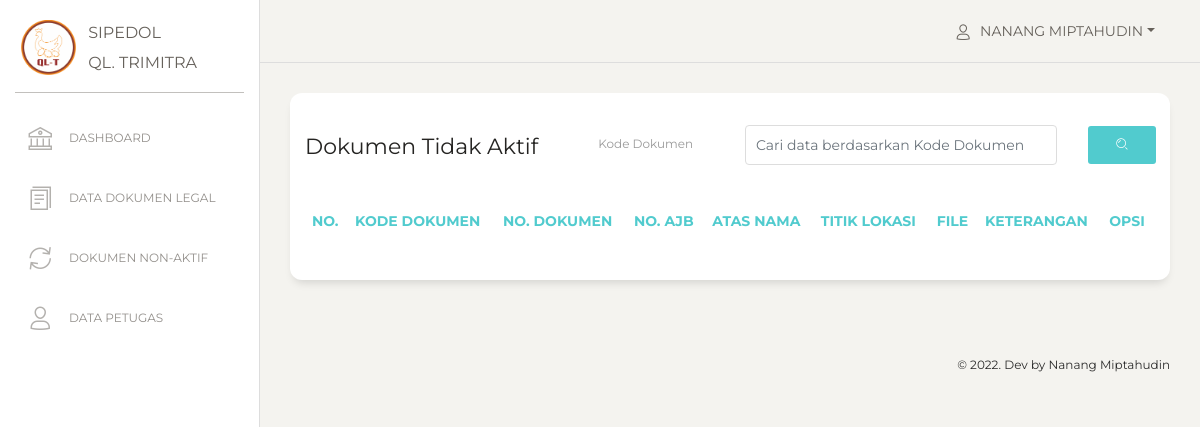
Before: /view_legal/legal_non_aktif.php (signed in) with the older database file.
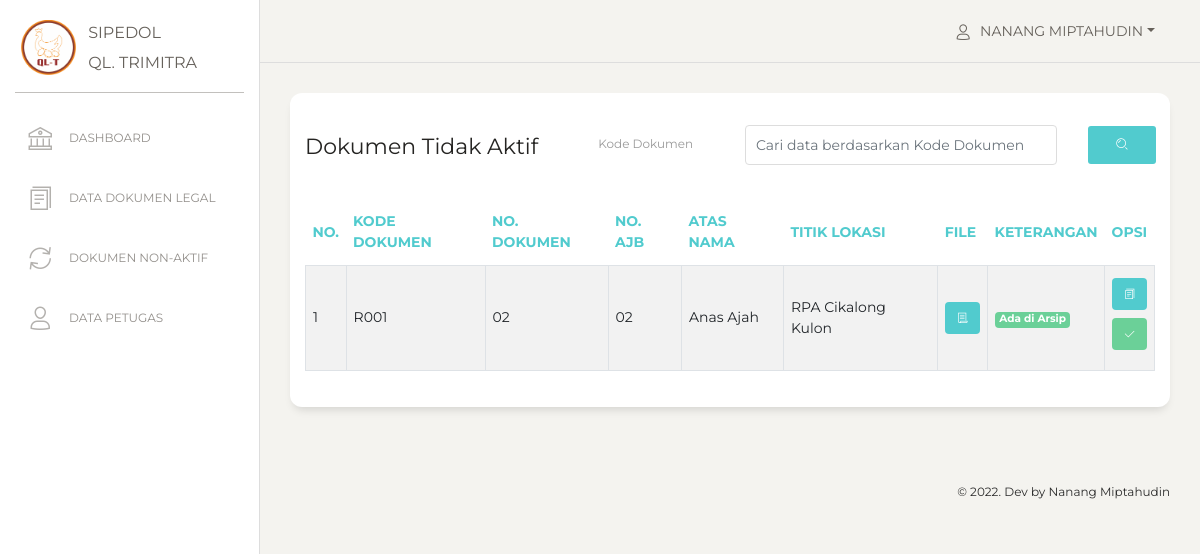
After: the same page with the newer database file.
### tables this page shows
CREATE TABLE `users` (
  `id` int(11) NOT NULL,
  `nama` varchar(255) NOT NULL,
  `email` varchar(255) NOT NULL,
  `username` varchar(255) NOT NULL,
  `password` varchar(255) NOT NULL,
  `role_id` int(11) NOT NULL,
  `date_created` date NOT NULL,
  `is_active` int(11) NOT NULL
);

CREATE TABLE `data_legal` (
  `id_legal` int(11) NOT NULL,
  `kode_dokumen` varchar(100) NOT NULL,
  `no_dokumen` varchar(100) NOT NULL,
  `no_hgb` varchar(100) NOT NULL,
  `no_ajb` varchar(100) NOT NULL,
  `luas_tanah` int(11) NOT NULL,
  `atas_nama` varchar(100) NOT NULL,
  `no_kuasa` varchar(100) NOT NULL,
  `titik_lokasi` int(11) NOT NULL,
  `file` varchar(255) NOT NULL,
  `status_dokumen` int(11) NOT NULL,
  `keterangan` varchar(256) NOT NULL,
  `date_created` date NOT NULL,
  `is_active` int(1) NOT NULL
);

CREATE TABLE `titik_lokasi` (
  `id_titik_lokasi` int(11) NOT NULL,
  `lokasi` varchar(100) NOT NULL,
  `date_created` date NOT NULL
);

CREATE TABLE `status_dokumen` (
  `id_status_dokumen` int(11) NOT NULL,
  `status` varchar(100) NOT NULL,
  `date_created` date NOT NULL
);

### functions.php (called while the page is built, shortened)
<?php
$conn = mysqli_connect("localhost", "root", "", "db_sipedol");
function query($query)
{
    global $conn;
    $result = mysqli_query($conn, $query);
    $rows = [];
    while ($row = mysqli_fetch_assoc($result)) {
        $rows[] = $row;
    }
    return $rows;
}

### view_legal/legal_non_aktif.php (the view, shortened to what this page needs)
<?php
include "../view_template/header.php";
include "../view_template/sidebar.php";
include "../view_template/topbar.php";
if (!isset($_POST["search"])) {
    $legal = query("SELECT * FROM data_legal
                INNER JOIN titik_lokasi ON data_legal.titik_lokasi = titik_lokasi.id_titik_lokasi
                INNER JOIN status_dokumen ON data_legal.status_dokumen = status_dokumen.id_status_dokumen
                WHERE is_active = 0
                ");
}
?>
<div class="content">
    <div class="row">
        <div class="col-md-12">
            <div class="card ">
                <div class="card-header ">
                    <div class="row">
                        <div class="col-12 col-lg-4">
                            <h5 class="card-title mt-4">Dokumen Tidak Aktif</h5>
                        </div>
                        <div class="col-12 col-lg-8 pt-2">
                            <form action="" method="post">
                                <div class="form-group row align-items-center">
                                    <div class="col-3">
                                        <label for="kode">Kode Dokumen</label>
                                    </div>
                                    <div class="col-7">
                                        <input type="text" class="form-control" name="kode" id="kode" placeholder="Cari data berdasarkan Kode Dokumen">
                                    </div>
                                    <div class="col-2">
                                        <button type="submit" class="btn btn-primary w-100" name="search"><i class="nc-icon nc-zoom-split"></i></button>
                                    </div>
                                </div>
                            </form>
                        </div>
                    </div>
                </div>
                <div class="card-body ">
                    <div class="table-responsive">
                        <table class="table table-striped table-bordered table-sm">
                            <thead class=" text-primary">
                                <th>No.</th>
                                <th>Kode Dokumen</th>
                                <th>No. Dokumen</th>
                                <th>No. AJB</th>
                                <th>Atas Nama</th>
                                <th>Titik Lokasi</th>
                                <th>File</th>
                                <th>Keterangan</th>
                                <th>Opsi</th>
                            </thead>
                            <tbody>
                                <?php $i = 1; ?>
                                <?php foreach ($legal as $l) : ?>
                                    <tr>
                                        <td><?= $i; ?></td>
                                        <td><?= $l["kode_dokumen"]; ?></td>
                                        <td><?= $l["no_dokumen"]; ?></td>
                                        <td><?= $l["no_ajb"]; ?></td>
                                        <td><?= $l["atas_nama"]; ?></td>
                                        <td><?= $l["lokasi"]; ?></td>
                                        <td>
                                            <a class="badge bg-primary text-white" href="../dokumen/<?= $l["file"]; ?>" target="_blank"><i class="nc-icon nc-paper p-2"></i></a>
                                        </td>
                                        <td>
                                            <?php if ($l["id_status_dokumen"] == 1) : ?>
                                                <span class="badge bg-info text-white"><?= $l["status"]; ?></span>
                                            <?php elseif ($l["id_status_dokumen"] == 2) : ?>
                                                <span class="badge bg-success text-white"><?= $l["status"]; ?></span>
                                            <?php elseif ($l["id_status_dokumen"] == 3) : ?>
                                                <span class="badge bg-warning text-white"><?= $l["status"]; ?></span>
                                            <?php else : ?>
                                                <span class="badge bg-danger text-white"><?= $l["status"]; ?></span>
                                            <?php endif; ?>
                                        </td>
                                        <td>
                                            <a href="legal_detail.php?id=<?= $l["id_legal"] ?>" class="badge bg-primary text-white mb-2"><i class="nc-icon nc-single-copy-04 p-2"></i></a> <br>
                                            <a href="legal_active.php?id=<?= $l["id_legal"] ?>" class="badge bg-success text-white mb-2" onclick="return confirm('Yakin akan mengaktifkan dokumen : <?= $l['atas_nama']; ?> ?');"><i class="nc-icon nc-check-2 p-2"></i></a>
                                        </td>
                                    </tr>
                                    <?php $i++; ?>
                                <?php endforeach; ?>
                            </tbody>
                        </table>
                    </div>
                </div>
            </div>
        </div>
    </div>
</div>
<?php include "../view_template/footer.php"; ?>

### view_template/header.php (shortened to what this page needs)
<?php
require "../functions.php";
?>
<!DOCTYPE html>
<html lang="en">
<head>
    <link href="https://maxcdn.bootstrapcdn.com/font-awesome/latest/css/font-awesome.min.css" rel="stylesheet">
    <link href="../assets/css/bootstrap.min.css" rel="stylesheet" />
    <link href="../assets/css/paper-dashboard.css?v=2.0.1" rel="stylesheet" />
    <link href="../assets/css/my_style.css" rel="stylesheet" />
    <link href="../assets/demo/demo.css" rel="stylesheet" />
</head>
<body class="">

### view_template/sidebar.php
<?php
$id_user = $_SESSION['id'];
$user = query("SELECT * FROM users WHERE id = $id_user")[0];
?>
<div class="sidebar" data-color="white" data-active-color="danger">
    <div class="logo">
        <a href="#" class="simple-text logo-mini">
            <div class="logo-image-small">
                <img src="../assets/img/favicon.png">
            </div>
        </a>
        <a href="#" class="simple-text logo-normal">
            SIPEDOL
            <br>
            QL. TRIMITRA
        </a>
    </div>
    <div class="sidebar-wrapper">
        <ul class="nav">
            <li>
                <a href="../view_admin/index.php">
                    <i class="nc-icon nc-bank"></i>
                    <p>Dashboard</p>
                </a>
            </li>
            <li>
                <a href="../view_legal/index.php">
                    <i class="nc-icon nc-single-copy-04"></i>
                    <p>Data Dokumen Legal</p>
                </a>
            </li>
            <li>
                <a href="../view_legal/legal_non_aktif.php">
                    <i class="nc-icon nc-refresh-69"></i>
                    <p>Dokumen Non-Aktif</p>
                </a>
            </li>
            <li>
                <a href="../view_user/index.php">
                    <i class="nc-icon nc-single-02"></i>
                    <p>Data Petugas</p>
                </a>
            </li>
        </ul>
    </div>
</div>

### view_template/topbar.php (shortened to what this page needs)
<nav class="navbar navbar-expand-lg navbar-absolute fixed-top navbar-transparent">
    <div class="container-fluid">
        <div class="navbar-wrapper">
            <a class="navbar-brand" href="javascript:;">Dashboard</a>
        </div>
        <div class="collapse navbar-collapse justify-content-end" id="navigation">
            <ul class="navbar-nav">
                <li class="nav-item btn-rotate dropdown">
                    <a class="nav-link dropdown-toggle" href="#" id="navbarDropdownMenuLink" data-toggle="dropdown" aria-haspopup="true" aria-expanded="false">
                        <i class="nc-icon nc-single-02"></i>
                        <p>
                            <span class="d-md-block"><?= $user["nama"]; ?></span>
                        </p>
                    </a>
                </li>
            </ul>
        </div>
    </div>
</nav>
<div class="wrapper ">
    <div class="main-panel">

### view_template/footer.php (shortened to what this page needs)
<footer class="footer footer-black  footer-white ">
    <div class="container-fluid">
        <div class="row">
            <div class="credits ml-auto">
                <span class="copyright">
                    © . Dev by Nanang Miptahudin
                </span>
            </div>
        </div>
    </div>
</footer>
</div>
</div>
</body>
</html>

Changed rows visible on the page:
added data_legal: kode_dokumen "R001", no_dokumen "02", no_ajb "02", atas_nama "Anas Ajah", titik_lokasi.lokasi "RPA Cikalong Kulon", status_dokumen.status "Ada di Arsip"
